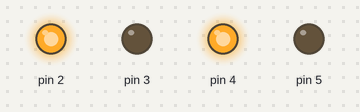
Recording of a sketch running on a simulated Arduino Uno, built with avr-gcc and run on an emulated ATmega328P. Parts: output pins drawn as LEDs (lit = HIGH).

Above: at 5.0 s.
At 17.0 s:
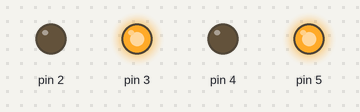
At 29.0 s:
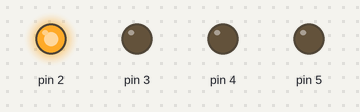
At 41.0 s:
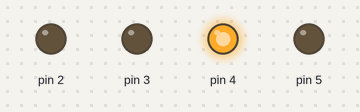
At 59.0 s:
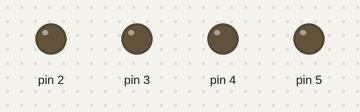
Timing chart, 0 to 62.4 s (numbered marks = the images above):
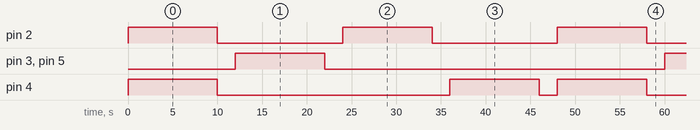

Measured:
- by itself, pin 2: alternates HIGH for 10.0 s and LOW for 14.0 s
- by itself, pin 3, pin 5: alternates HIGH for 10.0 s and LOW for 38.0 s
- by itself, pin 4: repeats every 48.0 s: LOW 26.0 s, HIGH 10.0 s, LOW 2.0 s, HIGH 10.0 s

The sketch:

motor_drive_test.ino
```cpp
/*
 * motor_drive_test.ino
 *
 * Hand transcription of the motoBlockly block program shown in
 * docs/images/blocks/motor-drive-test-blocks.png (screenshot dated 2020-05-04).
 * The Arduino code generated from those blocks was not kept, so this file
 * re-creates the same block sequence one-to-one. It has not been re-tested
 * on the hardware in this form.
 *
 * Wiring used by the blocks (two-channel motor driver, L9110S on this car):
 *   Motor channel 1: D2 (digital) + D3 (PWM)  -> left motor
 *   Motor channel 2: D4 (digital) + D5 (PWM)  -> right motor
 *
 * With an L9110S-style driver, input pair (HIGH, 0) spins a motor one way,
 * (LOW, 255) spins it the other way, and (LOW, 0) stops it. The left/right
 * and forward/backward labels below follow the car's later remote-control
 * program (src/bluetooth_remote_control), where D2/D3 drive "motorl",
 * D4/D5 drive "motorr", and the forward key 'W' sets both motors to (HIGH, 0).
 */
void setup()
{
  pinMode(2, OUTPUT);
  pinMode(3, OUTPUT);
  pinMode(4, OUTPUT);
  pinMode(5, OUTPUT);
}


void loop()
{
    // Step 1: both motors, direction A (forward), 10 s
    digitalWrite(2,HIGH);
    analogWrite(3,0);
    digitalWrite(4,HIGH);
    analogWrite(5,0);
    delay(10000);
    // Stop, 2 s
    digitalWrite(4,LOW);
    analogWrite(5,0);
    digitalWrite(2,LOW);
    analogWrite(3,0);
    delay(2000);
    // Step 2: both motors, direction B (backward), 10 s
    digitalWrite(4,LOW);
    analogWrite(5,255);
    digitalWrite(2,LOW);
    analogWrite(3,255);
    delay(10000);
    // Stop, 2 s
    digitalWrite(4,LOW);
    analogWrite(5,0);
    digitalWrite(2,LOW);
    analogWrite(3,0);
    delay(2000);
    // Step 3: left motor only -> turns right around the stopped right wheel, 10 s
    digitalWrite(2,HIGH);
    analogWrite(3,0);
    digitalWrite(4,LOW);
    analogWrite(5,0);
    delay(10000);
    // Stop, 2 s
    digitalWrite(4,LOW);
    analogWrite(5,0);
    digitalWrite(2,LOW);
    analogWrite(3,0);
    delay(2000);
    // Step 4: right motor only -> turns left around the stopped left wheel, 10 s
    digitalWrite(2,LOW);
    analogWrite(3,0);
    digitalWrite(4,HIGH);
    analogWrite(5,0);
    delay(10000);
    // Stop, 2 s
    digitalWrite(4,LOW);
    analogWrite(5,0);
    digitalWrite(2,LOW);
    analogWrite(3,0);
    delay(2000);

}
```
